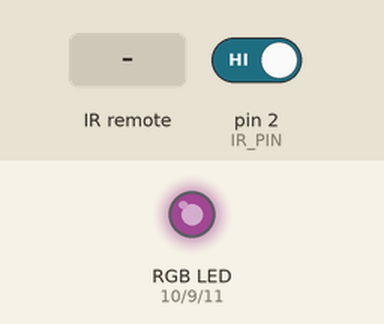
This sketch was run on a simulated Arduino Mega 2560, built with avr-gcc and run on an emulated ATmega2560. On the bench: an RGB LED mixed from three pins (HIGH = lit). Wiring (inferred from the names in the program): IR receiver: data pin 2. The test bench sets the inputs (shaded band); at power-on: pin 2 (IR_PIN) HIGH. Dim RGB values are drawn brighter than linear.

Above: at 1.2 s.
1.3 s: infrared code 0xF7D02F received
At 4.1 s:
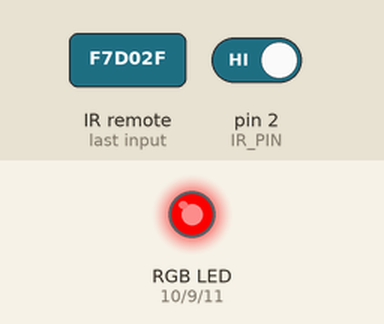
4.3 s: infrared code 0xF7E817 received
At 4.68 s:
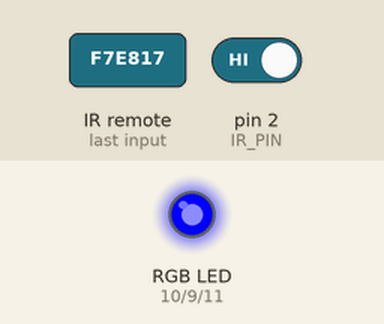
7.3 s: infrared code 0xF7C837 received
At 9.23 s:
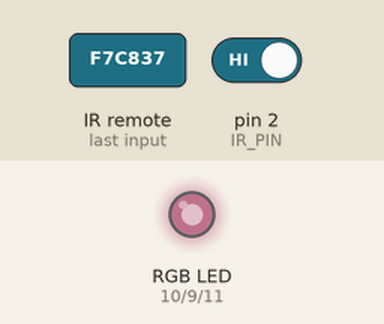
10.3 s: infrared code 0xF7A05F received
At 11.99 s:
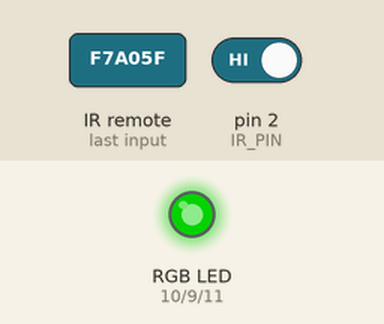
13.3 s: infrared code 0xF700FF received
16.3 s: infrared code 0xF720DF received
Timing chart, 0 to 24.3 s (numbered marks = the images above; inputs shaded):
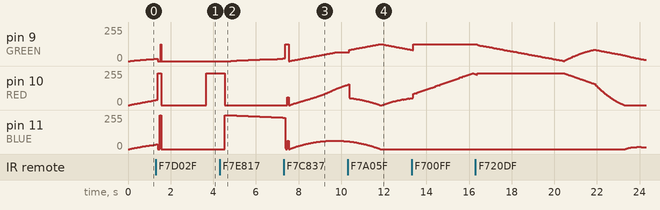

Measured:
- after the input at 4.3 s, pin 9 (GREEN): moves from 0/255 to 19/255 over 2.4 s, starting after 0.53 s; pin 10 (RED): 239/255 → 0/255 after 0.25 s instead of 1.5 s; pin 11 (BLUE): 0/255 → 255/255 after 0.25 s, → 253/255 0.28 s later, → 251/255 0.27 s later, → 249/255 0.27 s later, … (11 changes in this stretch)

The sketch:

RGB_LEDStrip.ino
```cpp
//#define DEBUG
#define RED      10// pin for red LED
#define GREEN    9 // pin for green
#define BLUE     11 // pin for blue
#define RED_FACTOR    0.9375 // RED correction factor to compensate for different LED brightnesses
#define GREEN_FACTOR  0.5    // GREEN correction factor
#define BLUE_FACTOR   1.0    // BLUE correction factor. At least one of these factors should be 1.0 and none must be greater than 1.0

#define IR_PIN  2  // IR Sensor Input Pin
#define IR_INT  0  // IR Sensor Pin Interrupt Number
// IR Timing constants: microseconds -- See also: Extended NEC IR Protocol
#define IR_INTRO_H_L 8400  // IR Prefix High Length, Lower bound
#define IR_INTRO_H_U 10000  // IR Prefix High Length, Upper bound
#define IR_INTRO_L_L 3600  // IR Prefix Low Timing, Lower bound
#define IR_INTRO_L_U 5200  // IR Prefix Low Timing, Upper bound
#define IR_BITPULSE_L 450  // IR Bit Intro Pulse Length, Lower bound
#define IR_BITPULSE_U 800  // IR Bit Intro Pulse Length, Upper bound
#define IR_BIT_0_L 350  // IR 0-Bit Pause Length, Lower bound
#define IR_BIT_0_U 800  // IR 0-Bit Pause Length, Upper bound
#define IR_BIT_1_L 1400  // IR 1-Bit Pause Length, Lower bound
#define IR_BIT_1_U 1900  // IR 1-Bit Pause Length, Upper bound

// Internal Mode numbers
#define OFF 0
#define FLASH 1
#define STROBE 2
#define FADE 3
#define SMOOTH 4

volatile unsigned long micro = 0;
volatile unsigned long lastmicro = 0;
volatile unsigned int buffer[64];
volatile unsigned int len = 0;
volatile unsigned int lastlen = 0;
volatile short pos = -1;
volatile unsigned long lastcode = 0;

int oh = 0, os = 0, ov = 0; // "old" hue, saturation, value
int ch = 0, cs = 0, cv = 0; // "current" hue, saturation, value
int th = 0, ts = 0, tv = 0; // "target" hue, saturation, value
int steps = 0, cstep = 0;   // steps to take in this scene, current step
boolean power = true;       // Have you tried turning it off and on again?
int scenecounter = 0;       // counts the scenes inside a mode (scene 0 = intro, 1..n = cycle)
// Internal user state variables:
int usr_mode = SMOOTH, usr_submode = 3, usr_hue = 0, usr_sat = 255, usr_val = 255;

void setup() {
#ifdef DEBUG
  Serial.begin(115200);
#endif
  for( int a=9; a<=11; a++) {
    pinMode(a, OUTPUT);
  }
  pinMode(IR_PIN, INPUT);
  attachInterrupt(IR_INT, record, CHANGE);
  fadeTo(0,0,0,1);
}

void loop() {
  if( lastcode > 0 ) {
#ifdef DEBUG
    Serial.println(lastcode, HEX);
#endif
    button(lastcode);
    lastcode = 0;
  }
  if(cstep > steps) {
    moderunner();
  }
  fader();
  delay(5);
}

void moderunner() {
  int cycles;
  scenecounter++;
#ifdef DEBUG
  Serial.print("mode");
  Serial.print(usr_mode);
  Serial.print("/");
  Serial.print(usr_submode);
  Serial.print("#");
  Serial.println(scenecounter);
#endif
  switch(usr_mode) {
#ifndef DEBUG
  case FLASH:
    cycles = 400/(usr_submode+1);
    switch(scenecounter) {
    case 0:
      fadeTo(ch,0,255,24);
      break;
    case 1:
      fadeTo(ch,0,0,1);
      break;
    case 2:
      fadeTo(ch,0,0,cycles);
      break;
    case 3:
      fadeTo(usr_hue,usr_sat,usr_val,1);
      break;
    default:
      fadeTo(usr_hue,usr_sat,usr_val,cycles);
      scenecounter = 0;
      break;
    }
    break;
  case STROBE:
    if(usr_submode == 0) {
      fadeTo(usr_hue, usr_sat, usr_val, 24);
    }
    else {
      switch(scenecounter) {
      case 0:
        fadeTo(ch,0,255,24);
        break;
      case 1:
        fadeTo(ch,0,0,1);
        break;
      case 2:
        fadeWait((usr_submode+1)*usr_submode);
        break;
      case 3:
        fadeTo(usr_hue,usr_sat,usr_val,1);
        break;
      default:
        fadeWait(usr_submode);
        scenecounter = 0;
        break;
      }
    }
    break;
  case FADE:
    cycles = 200*(4-usr_submode);
    switch(scenecounter) {
    case 0:
      fadeTo(ch,0,0,24);
      break;
    case 1:
      fadeTo(0,255,usr_val,cycles);
      break;
    case 2:
      fadeTo(60,255,0,cycles);
      break;
    case 3:
      fadeTo(120,255,usr_val,cycles);
      break;
    case 4:
      fadeTo(180,255,0,cycles);
      break;
    case 5:
      fadeTo(240,255,usr_val,cycles);
      break;
    default:
      fadeTo(300,255,0,cycles);
      scenecounter = 0;
      break;
    }
    break;
#endif
  case SMOOTH:
    cycles = 6000/(usr_submode+1);
    switch(scenecounter) {
    case 0:
      fadeTo(240,255,usr_val,24);
      break;
    case 1:
      fadeTo((usr_submode%2==0)?120:0,255,usr_val,cycles);
      break;
    case 2:
      fadeTo((usr_submode%2==0)?0:120,255,usr_val,cycles);
      break;
    default:
      fadeTo(240,255,usr_val,cycles);
      scenecounter = 0;
      break;
    }
    break;
  }
#ifdef DEBUG
  Serial.print("-> H");
  Serial.print(th);
  Serial.print(" S");
  Serial.print(ts);
  Serial.print(" V");
  Serial.print(tv);
  Serial.print(" s");
  Serial.println(steps);
#endif
}

inline void setpower(boolean on) {
  power = on;
}

void setmode(int mode) {
  if(usr_mode != mode) {
    scenecounter = -1;
    usr_mode = mode;
    usr_submode = 0;
  }
  else {
    scenecounter = -1;
    usr_submode = (usr_submode+1) % 4;
  }
  cstep = steps - 4;
}

void setcolor(int h, int s) {
  usr_hue = h;
  usr_sat = s;
  th = h;
  ts = s;
  cstep--;
}

void setbrightness(int v) {
  if( v > 255 ) v = 255;
  if( v < 32 ) v = 32;
  usr_val = v;
  tv = v;
  cstep--;
}

inline void brighter() {
  setbrightness(usr_val + 32);
}

inline void darker() {
  setbrightness(usr_val - 32);
}

void button(int code) {
  switch(code) {
#ifndef DEBUG
  case 0xF7C03F:  //ON
    setpower(true);
    break;
  case 0xF740BF:  //OFF
    setpower(false);
    break;
  case 0xF700FF:  //BRIGHTER
    brighter();
    break;
  case 0xF7807F:  //DARKER
    darker();
    break;
  case 0xF7D02F:  //FLASH
    setmode(FLASH);
    break;
  case 0xF7F00F:  //STROBE
    setmode(STROBE);
    break;
#endif
  case 0xF7E817:  //SMOOTH
    setmode(SMOOTH);
    break;
  case 0xF7C837:  //FADE
    setmode(FADE);
    break;
#ifndef DEBUG
  case 0xF720DF:  //RED
    setcolor(0,255);
    break;
  case 0xF7A05F:  //GREEN
    setcolor(120,255);
    break;
  case 0xF7609F:  //BLUE
    setcolor(240,255);
    break;
  case 0xF7E01F: //WHITE
    setcolor(ch,0);
    break;
  case 0xF710EF:  //ORANGE
    setcolor(10,255);
    break;
  case 0xF730CF:  //ORANGE_YELLOW
    setcolor(25,255);
    break;
  case 0xF708F7:  //YELLOW
    setcolor(50,255);
    break;
  case 0xF728D7:  //GREENISH_YELLOW
    setcolor(90,255);
    break;
  case 0xF7906F:  //TURQUOISE
    setcolor(145,255);
    break;
  case 0xF7B04F:  //CYAN
    setcolor(170,255);
    break;
  case 0xF78877:  //
    setcolor(210,255);
    break;
  case 0xF7A857:  //
    setcolor(225,255);
    break;
  case 0xF750AF:  //BLUE_PURPLE
    setcolor(250,255);
    break;
  case 0xF7708F:  //DARK_PURPLE
    setcolor(275,255);
    break;
  case 0xF748B7:  //PINKISH_PURPLE
    setcolor(300,255);
    break;
  case 0xF76897:  //PINK
    setcolor(340,255);
    break;
#endif
  }
}

void fadeTo(int h, int s, int v, int cycles) {
  oh = ch;
  os = cs;
  ov = cv;
  th = h;
  ts = s;
  tv = v;
  steps = cycles;
  cstep = 0;
}
void fadeWait(int cycles) {
  oh = ch;
  os = cs;
  ov = cv;
  steps = cycles;
  cstep = 0;
}

void fader() {
  if( cstep <= steps ) {
    if( abs(oh - th) > 180) {
      if( th < oh ) {
        th = th + 360;
      }
      else {
        oh = oh + 360;
      }
    }
    ch = (oh + ((long(th - oh) * (long)cstep) / steps)) % 360;
    cs = os + ((long(ts - os) * (long)cstep) / steps);
    cv = ov + ((long(tv - ov) * (long)cstep) / steps);
#ifdef DEBUG
    //if(cstep%(steps/4) == 0) {
    Serial.print(ch);
    Serial.print("\t");
    Serial.print(cs);
    Serial.print("\t");
    Serial.print(cv);
    //}
#endif
    if(power) {
      sethsv(ch, cs, cv);
    }
    else {
      ch = cs = cv = 0;
      sethsv(0,0,0);
    }
    cstep++;
  }
}

inline boolean between(int a, int x, int b) {
  return (x >= a) && (x <= b);
}

void decode() {
  int len_even_H, len_odd_L, b;
  lastcode = 0;
  for( int a = 31; a >= 0; a-- ) {
    b = a*2;
    len_even_H = buffer[b];
    len_odd_L  = buffer[b + 1];
    if( between(IR_BITPULSE_L,len_even_H,IR_BITPULSE_U) && between(IR_BIT_0_L,len_odd_L,IR_BIT_0_U) ) {
      //pass
    }
    else if( between(IR_BITPULSE_L,len_even_H,IR_BITPULSE_U) && between(IR_BIT_1_L,len_odd_L,IR_BIT_1_U) ) {
      lastcode = lastcode | (unsigned long)1 << (31-a);
    }
    else {
      lastcode = 0xFFFFFFFFL;
      return;
    }
  }
}

void record() {
  micro = micros();
  len = int(micro - lastmicro);
  if( pos > 63 ) {
    pos = -1;
    noInterrupts();
    decode();
    interrupts();
  }
  else if( pos >= 0 ) {
    buffer[pos++] = len;
  }
  else if( between(IR_INTRO_H_L,lastlen,IR_INTRO_H_U) && between(IR_INTRO_L_L,len,IR_INTRO_L_U) ) {
    pos = 0;
  }
  lastmicro = micro;
  lastlen = len;
}

void sethsv(int hue, int sat, int val) {
  int r;
  int g;
  int b;
  int m;
  int n;
  int base;

  if (sat == 0) { // Acromatic color (gray).
    r=val;
    g=val;
    b=val;
  }
  else {

    if(hue > 120) {
      val *= (1-(abs(((hue+60)%120)-60)/128.0));
    }

    base = ((255 - sat) * val)>>8;
    m = ((long(val-base)*long(hue%60))/60L)+base;
    n = ((long(val-base)*long(60-(hue%60)))/60L)+base;

    switch(hue/60) {
    case 0:
      r = val;
      g = m;
      b = base;
      break;

    case 1:
      r = n;
      g = val;
      b = base;
      break;

    case 2:
      r = base;
      g = val;
      b = m;
      break;

    case 3:
      r = base;
      g = n;
      b = val;
      break;

    case 4:
      r = m;
      g = base;
      b = val;
      break;

    case 5:
      r = val;
      g = base;
      b = n;
      break;
    }
  }
  setrgb(r,g,b);
}

void setrgb(int r, int g, int b) {
  setraw(r*RED_FACTOR, g*GREEN_FACTOR, b*BLUE_FACTOR);
}

inline void setraw(int r, int g, int b) {
  analogWrite(RED, r);
  analogWrite(GREEN, g);
  analogWrite(BLUE, b);
#ifdef DEBUG
  //if(cstep%(steps/4) == 0) {
  Serial.print("\tR");
  Serial.print(r);
  Serial.print("\tG");
  Serial.print(g);
  Serial.print("\tB");
  Serial.println(b);
  //}
#endif
}
```
